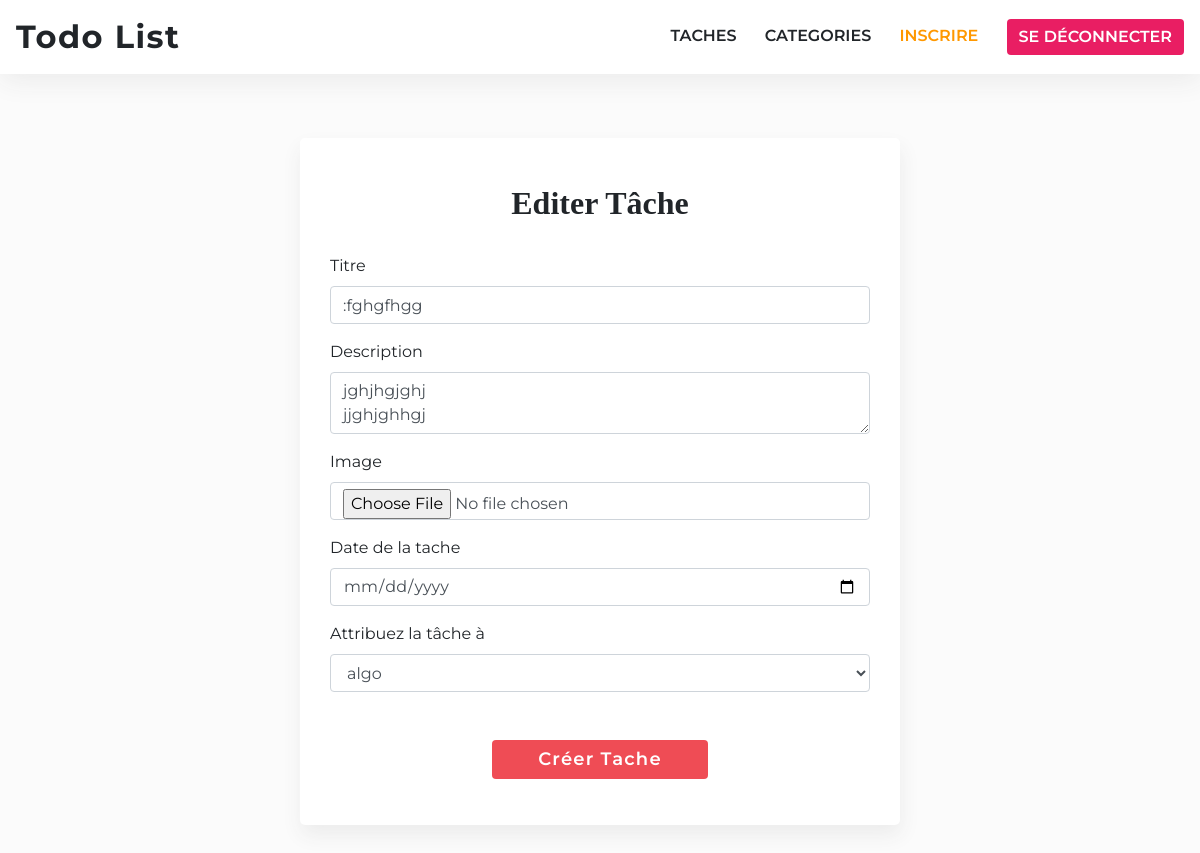
Page /edit/1 (signed in) on the committed database.
### app/models/Model.py (models this page shows, shortened)
class Task(db.Model):
    id = db.Column(db.Integer, primary_key=True)
    title = db.Column(db.String(100), nullable=False)
    description = db.Column(db.Text, nullable=False)
    complete = db.Column(db.Boolean, nullable=False,default=False)
    date = db.Column(db.DateTime, nullable=False, default=datetime.utcnow)
    image = db.Column(db.Text)
    user_id = db.Column(db.Integer, db.ForeignKey('user.id'), nullable=False)

### app/views/task.py (the view, shortened to what this page needs)
@task.route('/edit/<int:id>', methods=['GET', 'POST'])
@login_required
def edit_task(id):
  title = "Edit Tache"
  form = TaskForm()
  task = Task.query.filter_by(id=id).first()
  if request.method == 'GET':
    form.user.default = task.user.id
    form.process()
    form.description.data = task.description
    form.date.data = task.date
    return render_template('tasks/edit_task.html', title=title, form=form, task=task)

### app/forms/task.py
class TaskForm(FlaskForm):
    title = StringField(label="Titre", validators=[DataRequired()])
    description = StringField(label="Description", validators=[DataRequired()], widget=TextArea())
    image = FileField(validators=[FileRequired()])
    date = DateField('Date de la tache', validators=[Required()], format='%d/%m/%Y', default=datetime.today)
    user = SelectField('Attribuez la tâche à', validators=[DataRequired()],choices=get_users())
    submit = SubmitField(label="Créer Tache")

### app/templates/tasks/edit_task.html (shortened to what this page needs)
{% extends "base.html" %} {% block title %}{{ title }}{% endblock %} {% block
content %}
<div class="container tasks-new-task col-md-6">
  <h2>Editer Tâche</h2>
  <form
    action="{{ url_for('task.edit_task', id=task.id) }}"
    method="POST"
    enctype="multipart/form-data"
  >
    <div class="form-group">
      <div class="form-group">
        {{ form.title.label }} {{ form.title(class='form-control',
        placeholder='Ajouter le titre de tache',
        value=task.title,
        autocomplete="off") }}
      </div>
      <div class="form-group">
        {{ form.description.label }} {{ form.description(class='form-control',
        value=task.description,
        placeholder='Ajouter la description de tache') }}
      </div>
      <div class="form-group">
        {{ form.image.label }} {{ form.image(class='form-control') }}
      </div>
      <div class="form-group">
        {{ form.date.label }} {{ form.date(class='form-control date datepicker')
        }}
      </div>
      <div class="form-group">
        {{ form.user.label }} {{ form.user(class='form-control') }}
      </div>
      <div class="form-group form-btn">
        {{ form.submit(class='btn btn-primary') }}
      </div>
    </div>
  </form>
</div>
{% endblock %}

### app/static/css/beauty.css (style rules this page uses)
* { font-family: "Montserrat", sans-serif; box-sizing: border-box; }
body { padding-bottom: 4rem; background: #fbfbfb; }
h1, h2, h4, p { font-family: "Arvo", serif; }
.tasks-new-task { margin-top: 4rem; background: #fff; padding: 30px; box-shadow: 1px 10px 20px #ececec; border-radius: 5px; }
.tasks-new-task h2 { text-align: center; font-weight: 900; font-size: 2rem; margin: 1rem 0 2rem; color: #212529; text-transform: capitalize; }
.tasks-new-task form .form-btn { text-align: center; }
.tasks-new-task form .btn { font-size: 18px; letter-spacing: 1.2px; font-weight: 600; text-transform: capitalize; background: #ef4c55; color: white; border: none; width: 40%; margin: 2rem auto 0; }

### rows in the picture
Task: title ":fghgfhgg", description "jghjhgjghj jjghjghhgj", user "algo"
